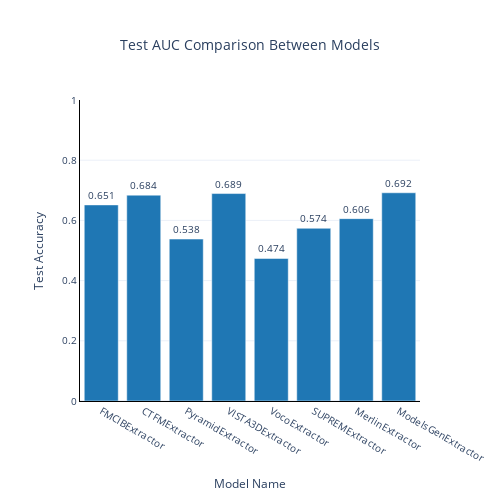

Source (notebook cell):
### Code cell
# Plot test accuracies
fig = plot_model_comparison(test_accuracies_dict)
fig.show() # Show the plot

### Figure 1 — Plotly figure (JSON) as saved in the notebook; plotly's stock layout.template omitted (floating-point values rounded to 4 significant figures)
{"data": [{"alignmentgroup": "True", "hovertemplate": "Model Name=%{x}<br>Test Accuracy=%{y}<br>text=%{text}<extra></extra>", "legendgroup": "", "marker": {"color": "#1f77b4", "pattern": {"shape": ""}}, "name": "", "offsetgroup": "", "orientation": "v", "showlegend": false, "text": ["0.651", "0.684", "0.538", "0.689", "0.474", "0.574", "0.606", "0.692"], "textposition": "outside", "type": "bar", "x": ["FMCIBExtractor", "CTFMExtractor", "PyramidExtractor", "VISTA3DExtractor", "VocoExtractor", "SUPREMExtractor", "MerlinExtractor", "ModelsGenExtractor"], "xaxis": "x", "y": [0.6515, 0.6839, 0.538, 0.6892, 0.4736, 0.5738, 0.6059, 0.6918], "yaxis": "y"}], "layout": {"barmode": "relative", "font": {"size": 10}, "height": 500, "legend": {"tracegroupgap": 0}, "plot_bgcolor": "rgba(0,0,0,0)", "showlegend": false, "title": {"text": "Test AUC Comparison Between Models", "x": 0.5}, "width": 500, "xaxis": {"anchor": "y", "domain": [0, 1], "linecolor": "black", "ticks": "", "title": {"text": "Model Name"}}, "yaxis": {"anchor": "x", "domain": [0, 1], "linecolor": "black", "range": [0, 1], "ticks": "", "title": {"text": "Test Accuracy"}}}}
